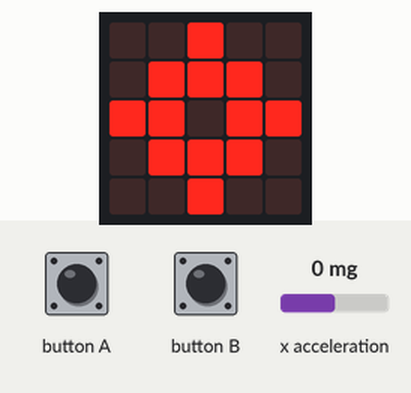
The program below on a simulated BBC micro:bit running MicroPython. Shown: the board's 5×5 LED display. Inputs (shaded band) come from the test bench; at power-on: x acceleration 0 mg. Random numbers come from a fixed seed; the 48×5 strip is a reading aid, not a part: it shows the text the display is scrolling, unrolled, one strip-width of it at a time.

Above: at 1.2 s.
1.3 s: button A pressed for 0.15 s
At 2.6 s:
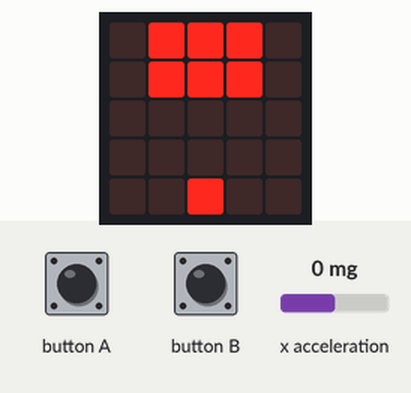
4.4 s: button B pressed for 0.15 s
At 6.1 s:
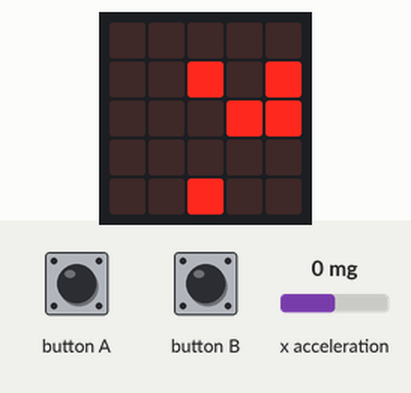
7.0 s: x acceleration set to 750 mg
At 8.4 s:
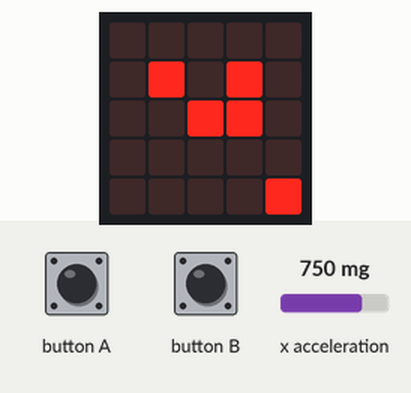
10.0 s: x acceleration set to 1 mg
13.0 s: x acceleration set to -2 mg
At 15.4 s:
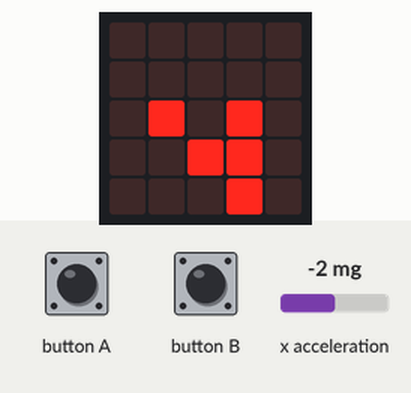
15.8 s: button A pressed for 1 s
At 17.7 s:
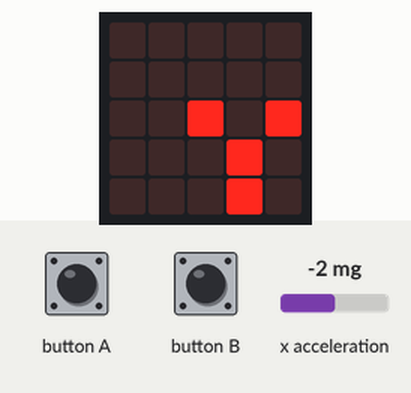
Timing chart, 0 to 19.2 s (numbered marks = the images above; inputs shaded):
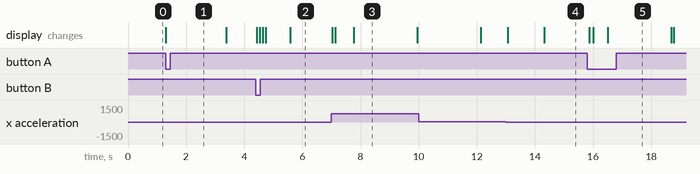

Measured:
- the behaviour switches between 0 and -1 mg on x acceleration (found by bisection; images 3 and 4)
- after the input at 1.3 s, the display: changes at once (image 1)
- what the display in image 3 shows lasts 2.1 s, from 7.8 s to 9.9 s

The program:

invaders_float.py
```python
from microbit import *
import random

MIN_COORD = 0
MAX_COORD = 4
DIFFICULTY_INCREASE = 0.25
BOMB_HIT_CHANCE = 3


def wait_for_button():
    while not (button_a.was_pressed() or button_b.was_pressed()):
        sleep(1)

def move(sprite, x, y):
    # Simple helper function to increment x & y values in tuples (x, y),
    # returning the new values as a tuple.
    return (sprite[0] + x, sprite[1] + y)

def in_bounds(pos):
    if pos[0] < MIN_COORD or pos[0] > MAX_COORD:
        return False
    if pos[1] < MIN_COORD or pos[1] > MAX_COORD:
        return False
    return True


class Game:

    def reset(self):
        # Initial values
        self.x = 2
        self.xf = 2.0 # sensitivity.

        self.missiles = []
        self.aliens = []
        self.alien_velocity_x = 1

        self.bombs = 3
        self.active_bomb = 0

        self.score = 0

        self.tick = 0
        self.difficulty = 20 # Is in reverse, decrement to increase.


    def handle_input(self):
        acc_x = accelerometer.get_x()

        if acc_x < 0:
            self.xf += acc_x / 512
        if acc_x > 0:
            self.xf += acc_x / 512

        if self.xf > MAX_COORD:
            self.xf = MAX_COORD

        if self.xf < MIN_COORD:
            self.xf = MIN_COORD

        # Convert to int as x for drawing position, we continue to update the xf value.
        self.x = int(self.xf)

        if button_a.was_pressed():
            # Add missile.
            self.missiles.append((self.x, 4))

        if button_b.was_pressed() and self.bombs:
            #Fire bomb. Flash + remove half the aliens.
            self.aliens = [alien for alien in self.aliens if random.randint(0, BOMB_HIT_CHANCE)]
            self.active_bomb = 3 # Reduces 1 per tick. Screen at 3 * bright.
            self.bombs -= 1

    def add_aliens(self):
        self.aliens = [(1, 0), (2, 0), (3, 0), (1, 1), (2, 1), (3, 1)]
        self.tick = 0

    def advance_aliens(self):
        for x, y in self.aliens:
            if (
                (self.alien_velocity_x == -1 and x == MIN_COORD) or
                (self.alien_velocity_x == +1 and x == MAX_COORD)
            ):
                # If any aliens are at the far edge, increment y, and reverse.
                self.alien_velocity_x = -self.alien_velocity_x
                self.aliens = [move(alien, 0, 1) for alien in self.aliens]
                # This can happen if detached alien slips past bottom.
                self.aliens = [alien for alien in self.aliens if in_bounds(alien)]
                return True # No other move this time.

    def aliens_can_move(self):
        self.tick += 1
        if self.tick > self.difficulty:
            self.tick = 0
            return True

    def move_aliens(self):
        self.aliens = [move(alien, self.alien_velocity_x, 0) for alien in self.aliens]

    def move_missiles(self):
        # Advance positions of missiles (upwards)
        self.missiles = [move(missile, 0, -1) for missile in self.missiles]
        self.missiles = [missile for missile in self.missiles if in_bounds(missile)]

    def check_collisions(self):
        for missile in self.missiles[:]:  # Iterate a copy.
            if missile in self.aliens:
                # Since we store by coordinates, we can remove using the missile coords.
                self.aliens.remove(missile)
                self.missiles.remove(missile)
                self.score += 1

        if not self.aliens:
            self.difficulty -= DIFFICULTY_INCREASE
            self.bombs += 1
            self.add_aliens()

    def draw(self):
        display.clear()

        if self.active_bomb:
            for dx in range(MAX_COORD + 1):
                for dy in range(MAX_COORD + 1):
                    display.set_pixel(dx, dy, self.active_bomb * 3)
            self.active_bomb -= 1


        for pos in self.aliens:
            display.set_pixel(pos[0], pos[1], 9)

        for pos in self.missiles:
            display.set_pixel(pos[0], pos[1], 5)

        display.set_pixel(self.x, 4, 9)

    def game_over(self):
        return (self.x, 4) in self.aliens

# Main loop

game = Game() # Create our game object.

while True:

    display.show(Image.TARGET)
    wait_for_button()


    game.reset() # Reset the game state.
    game.add_aliens()
    while not game.game_over():
        game.handle_input()
        if game.aliens_can_move():
            if not game.advance_aliens():
                game.move_aliens()
        game.move_missiles()
        game.draw()
        game.check_collisions()

        sleep(100)

    display.show(Image.ANGRY)
    sleep(1000)
    display.scroll(game.score)
```
